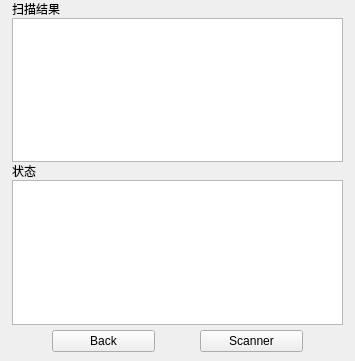
<?xml version="1.0" encoding="UTF-8"?>
<ui version="4.0">
 <class>MyBluetooth</class>
 <widget class="QWidget" name="MyBluetooth">
  <property name="geometry">
   <rect>
    <x>0</x>
    <y>0</y>
    <width>355</width>
    <height>361</height>
   </rect>
  </property>
  <property name="sizePolicy">
   <sizepolicy hsizetype="Expanding" vsizetype="Expanding">
    <horstretch>0</horstretch>
    <verstretch>0</verstretch>
   </sizepolicy>
  </property>
  <property name="windowTitle">
   <string>Form</string>
  </property>
  <layout class="QVBoxLayout" name="verticalLayout_2">
   <property name="spacing">
    <number>5</number>
   </property>
   <property name="leftMargin">
    <number>12</number>
   </property>
   <property name="topMargin">
    <number>0</number>
   </property>
   <property name="rightMargin">
    <number>12</number>
   </property>
   <property name="bottomMargin">
    <number>9</number>
   </property>
   <item>
    <layout class="QVBoxLayout" name="verticalLayout">
     <property name="spacing">
      <number>0</number>
     </property>
     <item>
      <widget class="QLabel" name="label_2">
       <property name="text">
        <string>扫描结果</string>
       </property>
      </widget>
     </item>
     <item>
      <widget class="QListWidget" name="LW_Bluetooth"/>
     </item>
     <item>
      <widget class="QLabel" name="label">
       <property name="text">
        <string>状态</string>
       </property>
      </widget>
     </item>
     <item>
      <widget class="QTextBrowser" name="TB_Show"/>
     </item>
    </layout>
   </item>
   <item>
    <layout class="QHBoxLayout" name="horizontalLayout" stretch="0,1,0,1,0">
     <item>
      <spacer name="horizontalSpacer_2">
       <property name="orientation">
        <enum>Qt::Horizontal</enum>
       </property>
       <property name="sizeHint" stdset="0">
        <size>
         <width>40</width>
         <height>20</height>
        </size>
       </property>
      </spacer>
     </item>
     <item>
      <widget class="QPushButton" name="PB_Back">
       <property name="text">
        <string>Back</string>
       </property>
      </widget>
     </item>
     <item>
      <spacer name="horizontalSpacer">
       <property name="orientation">
        <enum>Qt::Horizontal</enum>
       </property>
       <property name="sizeHint" stdset="0">
        <size>
         <width>40</width>
         <height>20</height>
        </size>
       </property>
      </spacer>
     </item>
     <item>
      <widget class="QPushButton" name="PB_Scanner">
       <property name="text">
        <string>Scanner</string>
       </property>
      </widget>
     </item>
     <item>
      <spacer name="horizontalSpacer_3">
       <property name="orientation">
        <enum>Qt::Horizontal</enum>
       </property>
       <property name="sizeHint" stdset="0">
        <size>
         <width>40</width>
         <height>20</height>
        </size>
       </property>
      </spacer>
     </item>
    </layout>
   </item>
  </layout>
 </widget>
 <resources/>
 <connections/>
</ui>
